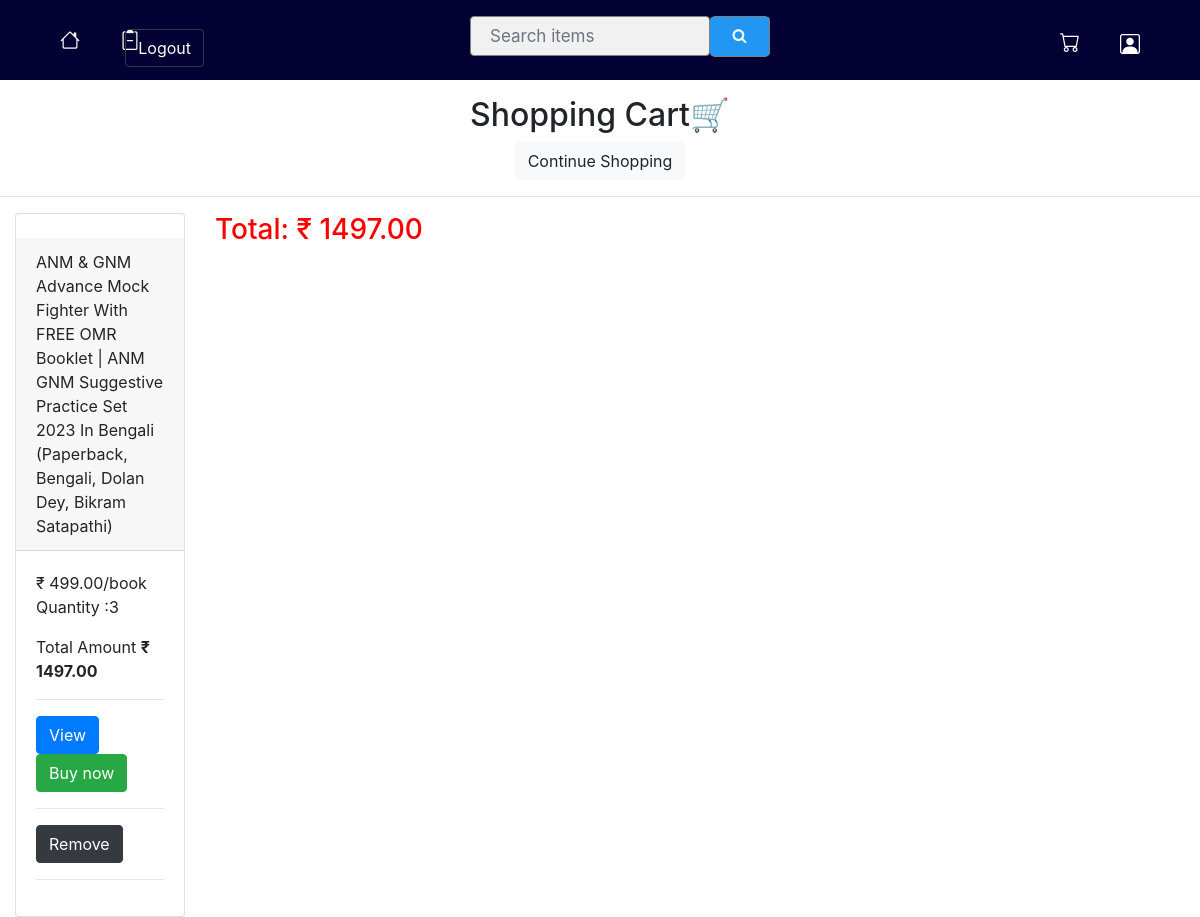
The app's page /cart/ (signed in) with its own data.
### book/models.py (models this page shows)
class Cart(models.Model):
    user = models.ForeignKey(User, on_delete=models.CASCADE)
    product = models.ForeignKey(Book, on_delete=models.CASCADE)
    image_url = models.CharField(max_length = 2083, default=False)
    quantity = models.PositiveIntegerField(default=1)
    price = models.DecimalField(max_digits=6, decimal_places=2)

class Book(models.Model):
    user = models.ForeignKey(User,on_delete=models.CASCADE ,blank=True, null=True)
    book_type = models.CharField(max_length=200, choices=Type1)
    title = models.CharField(max_length=200)
    author = models.CharField(max_length=150)
    description = models.CharField(max_length=500)
    price = models.IntegerField()
    image_url = models.CharField(max_length=2000, blank=True)
    genre=models.CharField(max_length=200)
    book_available = models.BooleanField(blank=True)
    def __str__(self):
        return self.title

### book/views.py (the view)
# urls.py: path('cart/', views.cart, name='cart'),
def cart(request):
    cart_items = Cart.objects.filter(user=request.user)
    total = sum(item.price * item.quantity for item in cart_items)
    return render(request, 'cart.html', {'cart_items': cart_items, 'total': total})

### templatetags/custom_filters.py (called while the page is built)
@register.filter(name='mul')
def mul(value, arg):
    return value * arg

### templates/cart.html (shortened to what this page needs)
{% load custom_filters %}
{% block content %}
{% include 'navbar.html' %}
<!DOCTYPE html>
<html lang="en" xmlns="http://www.w3.org/1999/html">
<head>
        <link rel="stylesheet" href="https://cdn.jsdelivr.net/npm/bootstrap@4.0.0/dist/css/bootstrap.min.css">
</head>
<body >
{% if request.user.is_authenticated %}
<center><h2>Shopping Cart&#128722; </h2>
<a href="/list1"><button class="btn btn-light">Continue Shopping</button></a></center>
<hr>
<div class="container-fluid">
    <div class="row">
   {% for cart_item in cart_items %}
 <div class="col-sm-2 d-flex align-item-stretch">
            <div class="card">
           <center><div class="image"><img src="{{ cart_item.image_url }}" class="card-image-top"  width="90rem%"  alt=""></div></center>
                    <div class="card-header">{{ cart_item.product }}</div>
                <div class="card-body">
        <div class="card-text">₹ {{ cart_item.price }}/book
            <div class="card-text"><p>Quantity :{{ cart_item.quantity }}</p>
    <div class="card-text"><p>Total Amount <b>₹ {{ cart_item.price|mul:cart_item.quantity }}</b></p></div>
            </div>
            <hr>
            <a href="{% url 'detail1' cart_item.product.id %}"><button class="btn btn-primary">View</button></a>
    <a href="{% url 'checkout-view' cart_item.product.id %}"><button class="btn btn-success">Buy now</button></a></div>
                    <hr>
        <form action="{% url 'remove_from_cart' cart_item.id %}" method="POST">
            <button class="btn btn-dark" type="submit">Remove</button>
        </form>
                    <hr>
                </div></div></div>
        {% empty %}
                    <center><h1 style="font-family:gabriola">Your cart seems to be empty<a href="/list1">&nbsp;Go to store</a></h1></center>
        {% endfor %}
<h3 style="color:red">&nbsp;&nbsp;Total: ₹  {{ total }}</h3>
{% else %}
        <a href="/signin">Login</a>
{% endif %}
{% endblock content %}
</body>
</html>

### book/static/css/nav.css (style rules this page uses)
* { box-sizing: border-box; }

### records on screen
Cart: product "ANM & GNM Advance Mock Fighter With FREE OMR Booklet | ANM GNM Suggestive Practice Set 2023 In Bengali (Paperback, Bengali, Dolan Dey, Bikram Satapathi)", price "499.00", quantity "3", price|mul "1497.00"

### other values on screen
{{ total }} "1497.00"
